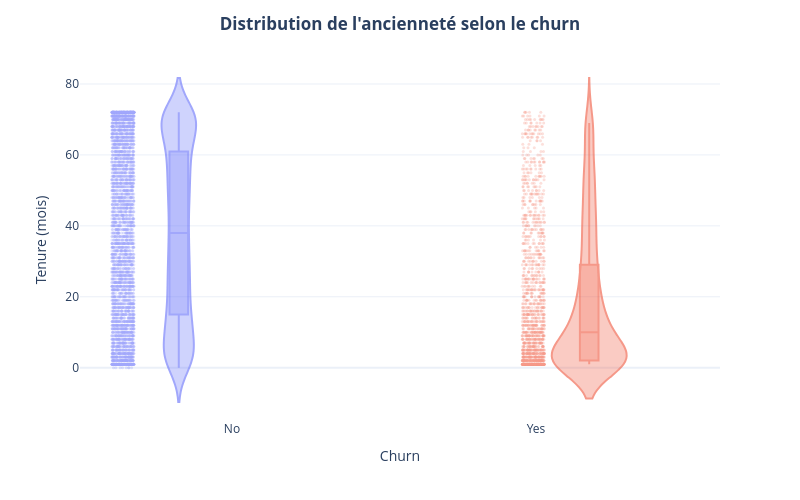

Notebook source saved alongside this figure:
### Markdown cell above
#### c. Distribution de l'ancienneté (Tenure) selon le churn

### Code cell
fig = px.violin(
    X_train, 
    x=y_train, 
    y="tenure", 
    color=y_train, 
    box=True,        
    points="all",    
    width=800,
    height=500,
    template="plotly_white"
)
# Configuration de la transparence
fig.update_traces(
    opacity=0.6,      
    marker=dict(
        opacity=0.3, 
        size=3        
    )
)
# Mise en page centrée
fig.update_layout(
    title=dict(
        text="<b>Distribution de l'ancienneté selon le churn</b>", 
        x=0.5, #pour centrer le titre
        xanchor='center'
    ),
    xaxis_title="Churn",
    yaxis_title="Tenure (mois)",
    template="plotly_white",
    showlegend=False
)
fig.show()

### Figure 1 — Plotly figure (JSON) as saved in the notebook; plotly's stock layout.template omitted (floating-point values rounded to 4 significant figures; data arrays with more than 128 entries replaced by an {"elided": "..."} marker saying what was removed)
{"data": [{"alignmentgroup": "True", "box": {"visible": true}, "hovertemplate": "color=No<br>x=%{x}<br>tenure=%{y}<extra></extra>", "legendgroup": "No", "marker": {"color": "#636efa", "opacity": 0.3, "size": 3}, "name": "No", "offsetgroup": "No", "opacity": 0.6, "orientation": "v", "points": "all", "scalegroup": "True", "showlegend": true, "type": "violin", "x": {"elided": "4139 str values"}, "x0": " ", "xaxis": "x", "y": {"elided": "4139 int values"}, "y0": " ", "yaxis": "y"}, {"alignmentgroup": "True", "box": {"visible": true}, "hovertemplate": "color=Yes<br>x=%{x}<br>tenure=%{y}<extra></extra>", "legendgroup": "Yes", "marker": {"color": "#EF553B", "opacity": 0.3, "size": 3}, "name": "Yes", "offsetgroup": "Yes", "opacity": 0.6, "orientation": "v", "points": "all", "scalegroup": "True", "showlegend": true, "type": "violin", "x": {"elided": "1495 str values"}, "x0": " ", "xaxis": "x", "y": {"elided": "1495 int values"}, "y0": " ", "yaxis": "y"}], "layout": {"height": 500, "legend": {"title": {"text": "color"}, "tracegroupgap": 0}, "margin": {"t": 60}, "showlegend": false, "title": {"text": "<b>Distribution de l'ancienneté selon le churn</b>", "x": 0.5, "xanchor": "center"}, "violinmode": "group", "width": 800, "xaxis": {"anchor": "y", "domain": [0, 1], "title": {"text": "Churn"}}, "yaxis": {"anchor": "x", "domain": [0, 1], "title": {"text": "Tenure (mois)"}}}}
